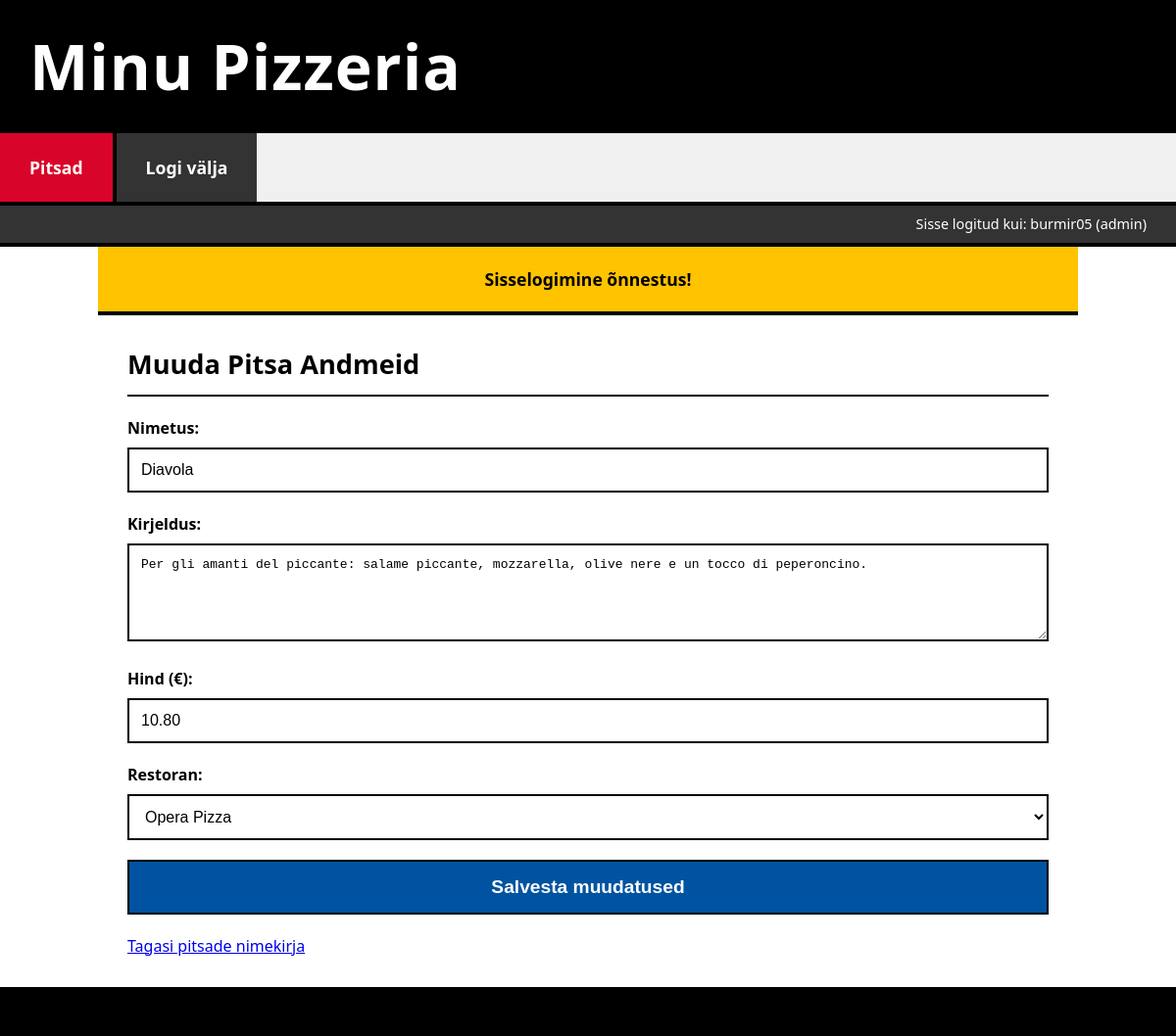
Screenshot of /pizza_form.php?id=14 (signed in) with the database file from the repository.
### tables this page shows
CREATE TABLE `pitsad` (
  `PitsaID` int(11) NOT NULL,
  `Nimetus` varchar(100) NOT NULL,
  `Kirjeldus` text DEFAULT NULL,
  `Hind` decimal(10,2) NOT NULL,
  `RestoranID` int(11) DEFAULT NULL
);

CREATE TABLE `pitsarestoranid` (
  `RestoranID` int(11) NOT NULL,
  `Nimi` varchar(255) NOT NULL,
  `Aadress` text DEFAULT NULL,
  `Telefon` varchar(50) DEFAULT NULL,
  `AvatudAlates` time DEFAULT NULL,
  `AvatudKuni` time DEFAULT NULL
);

### abifunktsioonid.php (called while the page is built, shortened)
<?php
function saa_pitsa_id_jargi($pitsa_id) {
    global $yhendus;
    $sql = "SELECT * FROM pitsad WHERE PitsaID = ?";
    $stmt = $yhendus->prepare($sql);
    $stmt->bind_param("i", $pitsa_id);
    $stmt->execute();
    $result = $stmt->get_result();
    $pitsa = $result->fetch_assoc();
    return $pitsa;
}
function saa_koik_restoranid() {
    global $yhendus;
    $restoranid = [];
    $sql = "SELECT RestoranID, Nimi FROM pitsarestoranid ORDER BY Nimi";
    $result = $yhendus->query($sql);
    if ($result && $result->num_rows > 0) {
        while ($row = $result->fetch_assoc()) {
            $restoranid[] = $row;
        }
    }
    return $restoranid;
}
?>

### pizza_form.php (the view, shortened to what this page needs)
<?php
require_once('conf3.php');
require_once('abifunktsioonid.php');
$pitsa_id = isset($_GET['id']) ? intval($_GET['id']) : (isset($_POST['pitsa_id']) ? intval($_POST['pitsa_id']) : 0);
$nimetus_val = "";
$kirjeldus_val = "";
$hind_val = "";
$restoran_id_valitud_val = null;
$form_errors_val = [];
if ($_SERVER["REQUEST_METHOD"] == "POST") {
    $nimetus_post = trim($_POST['nimetus']);
    $kirjeldus_post = trim($_POST['kirjeldus']);
    $hind_post = trim($_POST['hind']);
    $restoran_id_valitud_post = isset($_POST['restoran_id']) ? intval($_POST['restoran_id']) : null;
    $current_pitsa_id = isset($_POST['pitsa_id']) ? intval($_POST['pitsa_id']) : $pitsa_id;
    if (empty($nimetus_post)) $form_errors_val[] = "Nimetus on kohustuslik.";
    if (empty($hind_post) || !is_numeric($hind_post) || $hind_post <= 0) $form_errors_val[] = "Hind peab olema positiivne number.";
    if ($restoran_id_valitud_post === null || $restoran_id_valitud_post == 0) $form_errors_val[] = "Restoran peab olema valitud.";
    if (empty($form_errors_val)) {
        if ($current_pitsa_id > 0) {
            if (uuenda_pitsa($current_pitsa_id, $nimetus_post, $kirjeldus_post, floatval($hind_post), $restoran_id_valitud_post)) {
                $_SESSION['success_message'] = "Pitsa andmed edukalt uuendatud.";
            } else {
                $_SESSION['error_message'] = "Pitsa uuendamine ebaõnnestus.";
            }
        } else {
            if (lisa_pitsa($nimetus_post, $kirjeldus_post, floatval($hind_post), $restoran_id_valitud_post)) {
                $_SESSION['success_message'] = "Uus pitsa edukalt lisatud.";
            } else {
                $_SESSION['error_message'] = "Pitsa lisamine ebaõnnestus.";
            }
        }
        header("Location: pizzas_list.php");
        exit();
    } else {
        $nimetus_val = $nimetus_post;
        $kirjeldus_val = $kirjeldus_post;
        $hind_val = $hind_post;
        $restoran_id_valitud_val = $restoran_id_valitud_post;
    }
} elseif ($pitsa_id > 0) {
    $pitsa_data = saa_pitsa_id_jargi($pitsa_id);
    if ($pitsa_data) {
        $nimetus_val = $pitsa_data['Nimetus'];
        $kirjeldus_val = $pitsa_data['Kirjeldus'];
        $hind_val = $pitsa_data['Hind'];
        $restoran_id_valitud_val = $pitsa_data['RestoranID'];
    } else {
        $_SESSION['error_message'] = "Pitsat ID-ga ".$pitsa_id." ei leitud.";
        header("Location: pizzas_list.php");
        exit();
    }
}
$restoranid = saa_koik_restoranid();
require_once('header.php');
?>
    <div class="content-block">
        <h2><?php echo ($pitsa_id > 0) ? "Muuda Pitsa Andmeid" : "Lisa Uus Pitsa"; ?></h2>
        <form action="pizza_form.php<?php echo ($pitsa_id > 0) ? '?id='.$pitsa_id : ''; ?>" method="post">
            <div>
                <label for="nimetus">Nimetus:</label>
                <input type="text" id="nimetus" name="nimetus" value="<?php echo htmlspecialchars($nimetus_val); ?>" required>
            </div>
            <div>
                <label for="kirjeldus">Kirjeldus:</label>
                <textarea id="kirjeldus" name="kirjeldus"><?php echo htmlspecialchars($kirjeldus_val); ?></textarea>
            </div>
            <div>
                <label for="hind">Hind (€):</label>
                <input type="number" id="hind" name="hind" step="0.01" value="<?php echo htmlspecialchars($hind_val); ?>" required>
            </div>
            <div>
                <label for="restoran_id">Restoran:</label>
                <select id="restoran_id" name="restoran_id" required>
                    <?php foreach ($restoranid as $restoran): ?>
                        <option value="<?php echo $restoran['RestoranID']; ?>" <?php echo ($restoran_id_valitud_val == $restoran['RestoranID']) ? 'selected' : ''; ?>>
                            <?php echo htmlspecialchars($restoran['Nimi']); ?>
                        </option>
                    <?php endforeach; ?>
                </select>
            </div>
            <div>
                <input type="submit" value="<?php echo ($pitsa_id > 0) ? "Salvesta muudatused" : "Lisa pitsa"; ?>">
            </div>
        </form>
        <a href="pizzas_list.php">Tagasi pitsade nimekirja</a>
    </div>
<?php
require_once('footer.php');
?>

### style.css (style rules this page uses)
* { box-sizing: border-box; margin: 0; padding: 0; }
body { font-family: 'Segoe UI', Arial, sans-serif; background-color: #E0E0E0; color: #000000; line-height: 1.5; }
.content-block { padding: 30px; border-bottom: 4px solid #000000; }
.content-block:last-child { border-bottom: none; }
.content-block h2 { font-size: 1.7em; color: #000000; margin-bottom: 20px; padding-bottom: 10px; border-bottom: 2px solid #000000; font-weight: 600; }
form { margin-top: 10px; }
form div { margin-bottom: 20px; }
form label { display: block; margin-bottom: 8px; font-weight: 600; color: #000000; }
form input[type="text"], form input[type="password"], form input[type="number"], form textarea, form select { width: 100%; padding: 12px; border: 2px solid #000000; background-color: #FFFFFF; color: #000000; font-size: 1em; }
form textarea { min-height: 100px; resize: vertical; }
form input[type="submit"] { width: 100%; padding: 15px; color: white; border: 2px solid #000000; cursor: pointer; font-size: 1.2em; font-weight: 600; background-color: #0053A0; transition: opacity 0.2s; }

### rows the page displays
pitsad: nimetus "Diavola", kirjeldus "Per gli amanti del piccante: salame piccante, mozzarella, olive nere e un tocco di peperoncino.", hind "10.80", restoran_id "Opera Pizza"

### other values shown
$_SESSION['kasutajanimi'] "burmir05"
$_SESSION['roll'] "admin"
$_SESSION['success_message'] "Sisselogimine õnnestus!"
